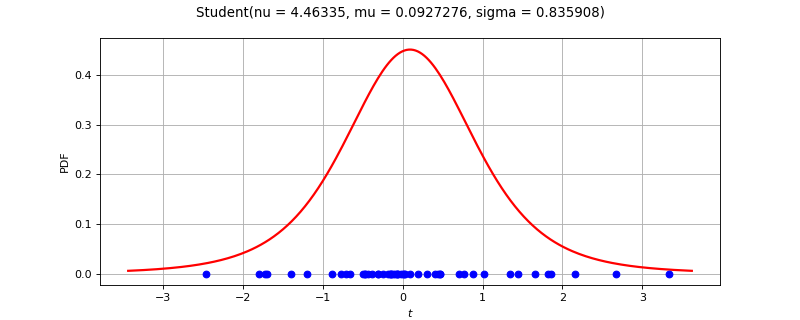

Python code for this plot:
import openturns as ot
from matplotlib import pyplot as plt
from openturns.viewer import View
ot.RandomGenerator.SetSeed(0)
factory = ot.StudentFactory()
ref = factory.build()
dimension = ref.getDimension()
if dimension <= 2:
    if dimension == 1:
        sample = ref.getSample(50)
        distribution = factory.build(sample)
        distribution.setDescription(['$t$'])
        pdf_graph = distribution.drawPDF(256)
        cloud = ot.Cloud(sample, ot.Sample(sample.getSize(), 1))
        cloud.setColor('blue')
        cloud.setPointStyle('fcircle')
        pdf_graph.add(cloud)
        pdf_graph.setTitle(str(distribution))
        fig = plt.figure(figsize=(10, 4))
        pdf_axis = fig.add_subplot(111)
        View(pdf_graph, figure=fig, axes=[pdf_axis], add_legend=False)
    else:
        sample = ref.getSample(500)
        distribution = factory.build(sample)
        distribution.setDescription(['$t_0$', '$t_1$'])
        pdf_graph = distribution.drawPDF([256]*2)
        cloud = ot.Cloud(sample)
        cloud.setColor('red')
        cloud.setPointStyle('fcircle')
        pdf_graph.add(cloud)
        pdf_graph.setTitle(str(distribution))
        fig = plt.figure(figsize=(10, 4))
        pdf_axis = fig.add_subplot(111)
        View(pdf_graph, figure=fig, axes=[pdf_axis], add_legend=False, square_axes=True)
